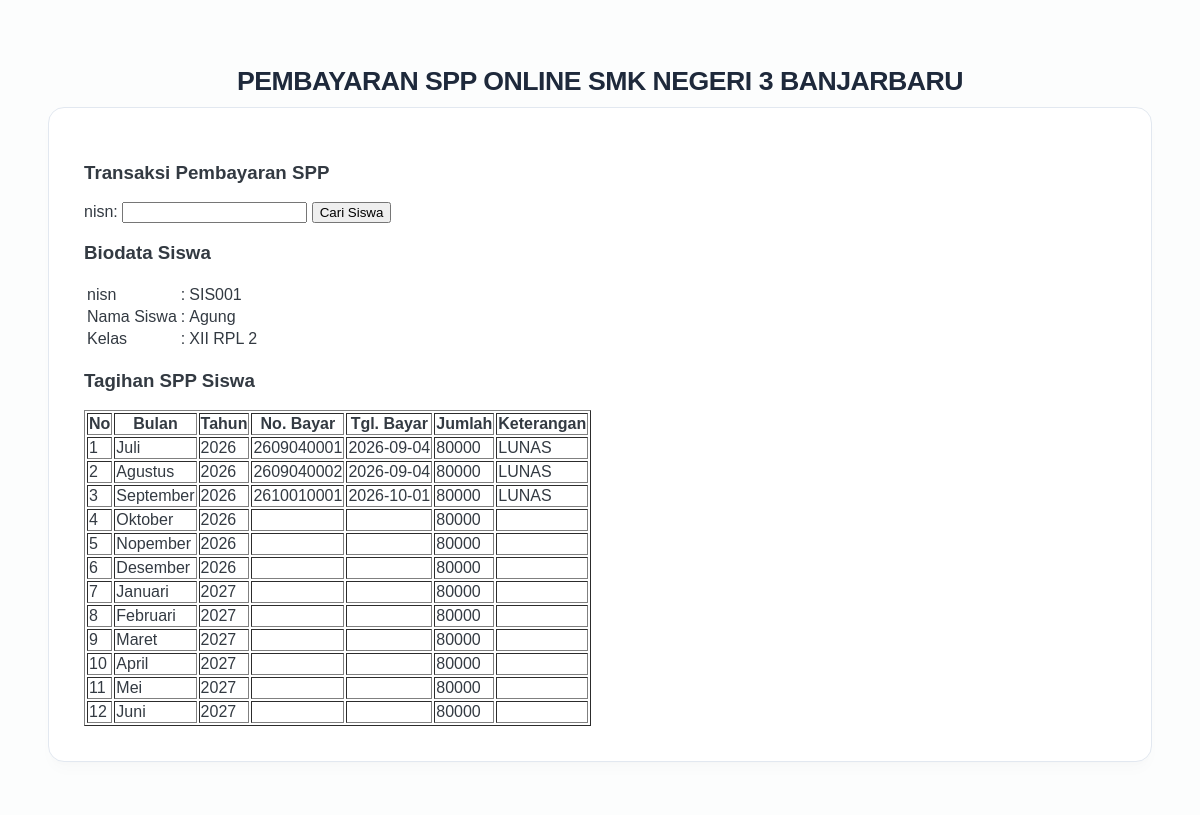
The page /bayar.php?nisn=SIS001 on the database its author committed.
### tables this page shows
CREATE TABLE `siswa` (
  `nisn` varchar(10) NOT NULL,
  `nis` varchar(8) NOT NULL,
  `nama` varchar(35) NOT NULL,
  `id_kelas` varchar(11) NOT NULL,
  `alamat` text NOT NULL,
  `no_telp` varchar(15) NOT NULL,
  `id_spp` varchar(5) NOT NULL
);

CREATE TABLE `kelas` (
  `id_kelas` varchar(5) NOT NULL,
  `nama_kelas` varchar(10) NOT NULL,
  `kompetensi_keahlian` varchar(30) NOT NULL
);

CREATE TABLE `pembayaran` (
  `id_pembayaran` int(10) NOT NULL,
  `no_bayar` varchar(11) DEFAULT NULL,
  `id_petugas` varchar(5) DEFAULT NULL,
  `nisn` varchar(10) DEFAULT NULL,
  `tgl_pembayaran` date DEFAULT NULL,
  `bulan_tagihan` varchar(12) DEFAULT NULL,
  `tahun_tagihan` int(4) DEFAULT NULL,
  `id_spp` varchar(5) DEFAULT NULL,
  `keterangan` varchar(10) DEFAULT NULL
);

CREATE TABLE `spp` (
  `id_spp` varchar(6) NOT NULL,
  `tahun` int(4) NOT NULL,
  `nominal` int(10) NOT NULL
);

### bayar.php (the view, shortened to what this page needs)
<!DOCTYPE html>
<html>
<head>
    <link rel="stylesheet" type="text/css" href="src/style.css">
</head>
<body>
    <br/>
    <br/>
<header>
    <h1 class="judul">PEMBAYARAN SPP ONLINE SMK NEGERI 3 BANJARBARU</h1>
</header>
<div class="wrap">
    <div class="blog">
        <div class="conteudo">
            <h3>Transaksi Pembayaran SPP</h3>
            <form method="get" action="">
                nisn: <input type="text" name="nisn" />
                <input type="submit" name="cari" value="Cari Siswa" />
            </form>
            <?php
            include_once "src/koneksi.php";
            if(isset($_GET['nisn']) && $_GET['nisn']!=''){
                $sqlSiswa = mysqli_query($koneksi, "SELECT * FROM kelas join siswa
                on kelas.id_kelas = siswa.id_kelas
                join spp on siswa.id_spp = spp.id_spp WHERE nisn='$_GET[nisn]'");
                $data=mysqli_fetch_array($sqlSiswa);
            ?>
            <h3>Biodata Siswa</h3>
            <table>
                <tr>
                    <td>nisn</td>
                    <td>:</td>
                    <td><?php echo $data['nisn']; ?></td>
                </tr>
                <tr>
                    <td>Nama Siswa</td>
                    <td>:</td>
                    <td><?php echo $data['nama']; ?></td>
                </tr>
                <tr>
                    <td>Kelas</td>
                    <td>:</td>
                    <td><?php echo $data['nama_kelas']; ?></td>
                </tr>
            </table>
            <h3>Tagihan SPP Siswa</h3>
            <table border="1">
                <tr>
                    <th>No</th>
                    <th>Bulan</th>
                    <th>Tahun</th>
                    <th>No. Bayar</th>
                    <th>Tgl. Bayar</th>
                    <th>Jumlah</th>
                    <th>Keterangan</th>
                </tr>
                <?php
                $sql = mysqli_query($koneksi, "SELECT * FROM pembayaran join spp on
                pembayaran.id_spp = spp.id_spp WHERE nisn='$data[nisn]'");
                $no=1;
                while($data=mysqli_fetch_array($sql)){
                    echo "<tr>
                        <td>$no</td>
                        <td>$data[bulan_tagihan]</td>
                        <td>$data[tahun_tagihan]</td>
                        <td>$data[no_bayar]</td>
                        <td>$data[tgl_pembayaran]</td>
                        <td>$data[nominal]</td>
                        <td>$data[keterangan]</td>
                    </tr>";
                    $no++;
                }
                ?>
            </table>
            <?php
            }
            ?>
        </div>
    </div>
</div>

### src/style.css (style rules this page uses)
body { background: #fcfdfd; margin: 0; font-family: 'Plus Jakarta Sans', sans-serif; color: #333a42; -webkit-font-smoothing: antialiased; }
header { text-align: center; padding: 30px 0 10px; }
header .judul { font-size: 20pt; font-weight: 800; color: #1e293b; letter-spacing: -0.5px; text-transform: uppercase; margin: 0; }
.wrap { width: 1200px; margin: 0 auto 50px; }
.blog { float: left; width: 880px; }
.conteudo { padding: 35px; margin: 0 0 25px; background: #fff; border: 1px solid #e2e8f0; border-radius: 16px; box-shadow: 0 10px 15px -3px rgba(0, 0, 0, 0.02), 0 4px 6px -2px rgba(0, 0, 0, 0.01); }
.wrap::after { content: ""; clear: both; display: table; }
@media screen and (max-width: 1250px) { .wrap { width: 92%; padding: 0 15px; } }
@media screen and (max-width: 1250px) { .blog, .sidebar { width: 100%; float: none; } }

### rows shown on the page
siswa: nisn "SIS001", nama "Agung", id_kelas.nama_kelas "XII RPL 2"
pembayaran: bulan_tagihan "Juli", tahun_tagihan "2026", no_bayar "2609040001", tgl_pembayaran "2026-09-04", id_spp.nominal "80000", keterangan "LUNAS"
pembayaran: bulan_tagihan "Agustus", tahun_tagihan "2026", no_bayar "2609040002", tgl_pembayaran "2026-09-04", id_spp.nominal "80000", keterangan "LUNAS"
pembayaran: bulan_tagihan "September", tahun_tagihan "2026", no_bayar "2610010001", tgl_pembayaran "2026-10-01", id_spp.nominal "80000", keterangan "LUNAS"
pembayaran: bulan_tagihan "Oktober", tahun_tagihan "2026", id_spp.nominal "80000"
pembayaran: bulan_tagihan "Nopember", tahun_tagihan "2026", id_spp.nominal "80000"
pembayaran: bulan_tagihan "Desember", tahun_tagihan "2026", id_spp.nominal "80000"
pembayaran: bulan_tagihan "Januari", tahun_tagihan "2027", id_spp.nominal "80000"
pembayaran: bulan_tagihan "Februari", tahun_tagihan "2027", id_spp.nominal "80000"
pembayaran: bulan_tagihan "Maret", tahun_tagihan "2027", id_spp.nominal "80000"
pembayaran: bulan_tagihan "April", tahun_tagihan "2027", id_spp.nominal "80000"
pembayaran: bulan_tagihan "Mei", tahun_tagihan "2027", id_spp.nominal "80000"
pembayaran: bulan_tagihan "Juni", tahun_tagihan "2027", id_spp.nominal "80000"
